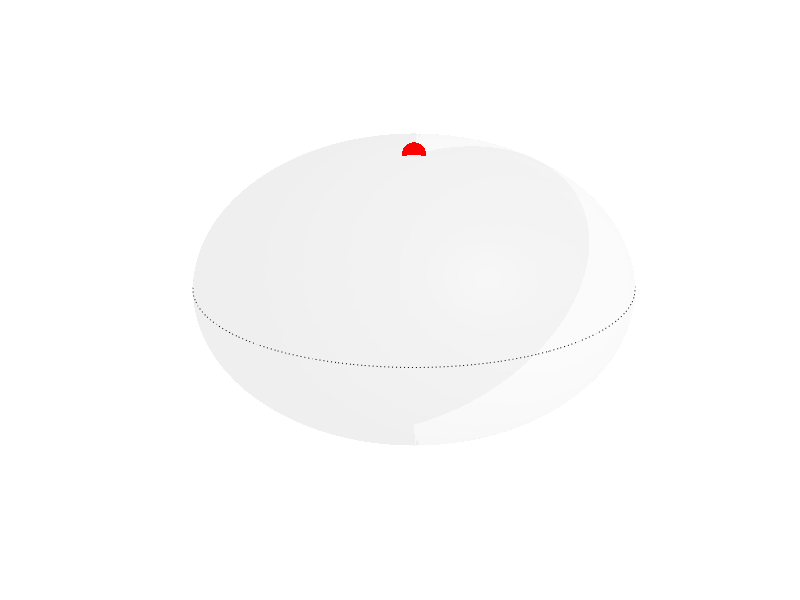

Here is the MATLAB script that generated this plot:
[x, y, z] = sphere(128);
h = surfl(x, y, z);
hold on
colormap('gray')
set(h, 'FaceAlpha', 0.05)
axis off
shading interp
r = 1;
th = 0:pi/50:2*pi;
xunit = r * cos(th);
yunit = r * sin(th);
h = plot(xunit, yunit, 'k:');
plot([-1, 1], [0, 0], 'k:');
plot([0, 0], [-1, 1], 'k:');
plot3([0, 0], [0, 0], [-1, 1], 'k:');
plot3(0, 0, 1, 'ko', 'MarkerSize', 17.5, 'MarkerFaceColor', 'red', ...
    'MarkerEdgeColor', 'none');
plot3(0, 0, -1, 'ko', 'MarkerSize', 7.5, 'MarkerFaceColor', 'blue', ...
    'MarkerEdgeColor', 'none');
exportgraphics(gca, '../../gfx/ch-groundStateSymmetries/FM-1-Majorana.pdf')